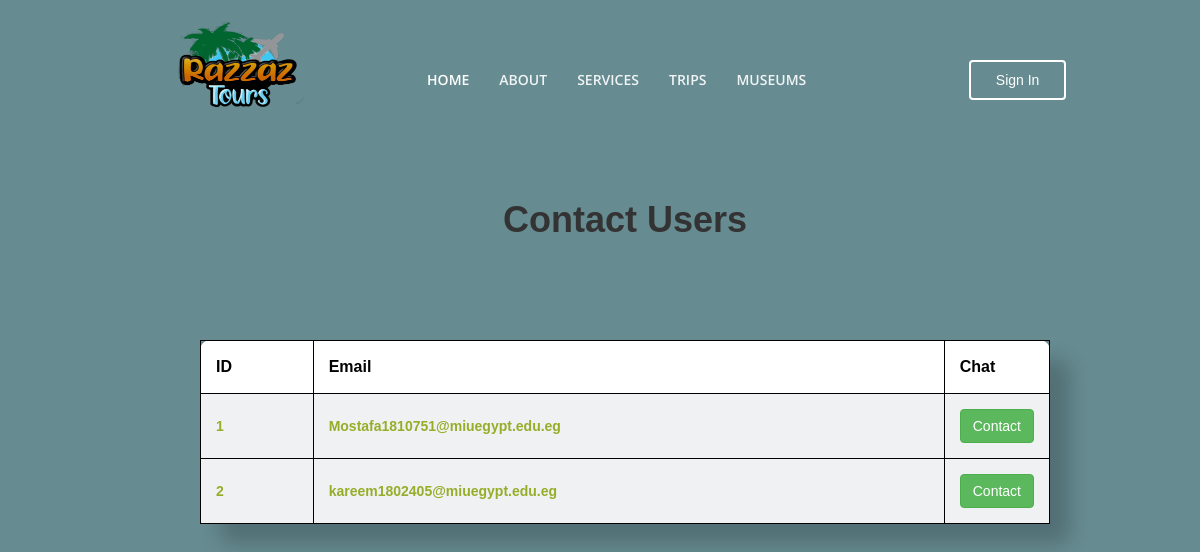
Before: /message_users.php with the older database file.
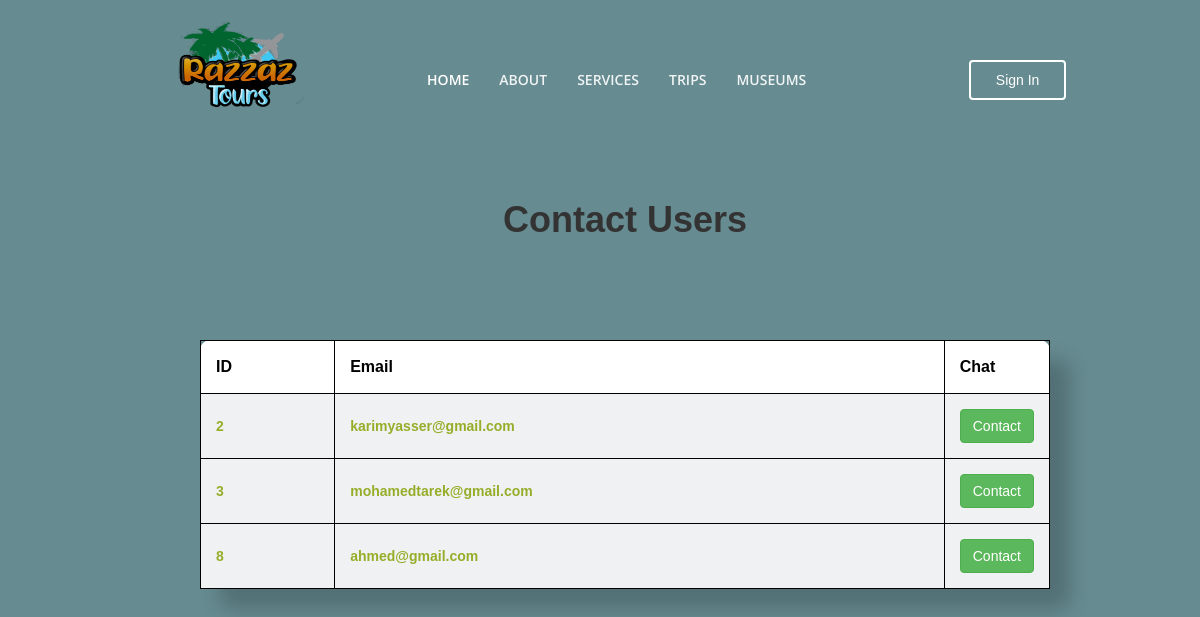
After: the same page with the newer database file.
### tables this page shows
CREATE TABLE `users` (
  `ID` int(11) NOT NULL,
  `First Name` varchar(255) NOT NULL,
  `Last Name` varchar(255) NOT NULL,
  `Email` varchar(255) NOT NULL,
  `Gender` varchar(255) NOT NULL,
  `Number` int(11) NOT NULL,
  `Password` varchar(255) NOT NULL,
  `Picture` varchar(55) NOT NULL,
  `User_Type_ID` int(11) NOT NULL DEFAULT 2
);

### message_users.php (the view, shortened to what this page needs)
<!DOCTYPE html>
<html>
<head>
	<?php
	include('DB.php');
   include'NavBarH.php';
	?>
  <link rel="stylesheet" href="https://maxcdn.bootstrapcdn.com/bootstrap/3.3.7/css/bootstrap.min.css">
 <link rel="stylesheet" href="EditUsersInfo.css">
<div class="h" > <h1><b>Contact Users<b> </h1></div>
</head>
<body>
<form>
<table class="mx-auto" id="f">
  <thead>
    <tr>
      <th scope="col">ID</th>
      <th scope="col">Email</th>
      <th scope="col">Chat</th>
    </tr>
  </thead>
  <tbody>
    <?php
       $query = "SELECT * FROM users WHERE User_Type_ID = 2";
       $result = mysqli_query($conn,$query);
		while($row = $result -> fetch_array(MYSQLI_ASSOC)) {
		    $id = $row['ID'];
		    $email = $row['Email'];
		?>
	<tr>
		<td><?php echo $id; ?></td>
        <td><?php echo $email; ?></td>
      <td style="width: 80px" ><a class="btn btn-success" href="chatAdmin.php?id=<?php echo $row['ID'] ?>">Contact</a> </td>
	</tr>
	<?php
    }
    ?>
  </tbody>
</table>
</form>
</body>
</html>

Changed rows visible on the page:
no longer on this page (row edited): users: ID "1", Email "Mostafa1810751@miuegypt.edu.eg"
changed users id 2: Email "kareem1802405@miuegypt.edu.eg" → "karimyasser@gmail.com"
added users: ID "3", Email "mohamedtarek@gmail.com"
added users: ID "8", Email "ahmed@gmail.com"
